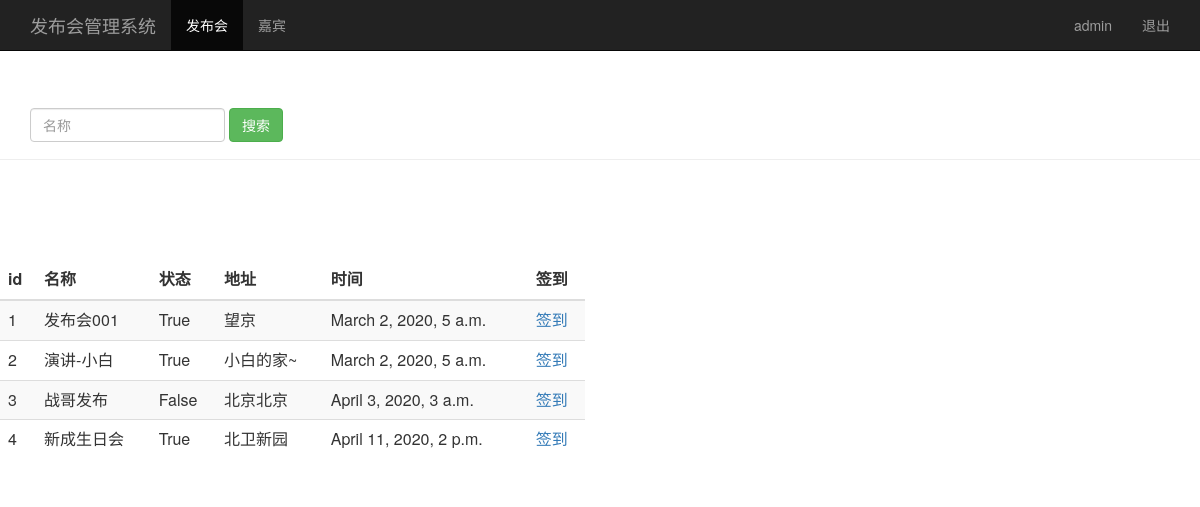
The page /event_manage/ (signed in) on the database its author committed.
### sign/models.py (models this page shows, shortened)
class Event(models.Model):
    name = models.CharField(max_length=100) #发布会标题
    limit = models.IntegerField()  #参加人数
    status = models.BooleanField()  #状态
    address = models.CharField(max_length=200)
    start_time = models.DateTimeField('events time')  #发布会时间
    create_time = models.DateTimeField(auto_now=True)

### sign/views.py (the view)
# urls.py: url(r'^event_manage/$',views.event_manage),
@login_required
def event_manage(request):
    username = request.session.get('user','')
    event_list = Event.objects.all()
    return render(request,"event_manage.html",{"user":username,"events":event_list})

### sign/templates/event_manage.html (shortened to what this page needs)
<html lang="zh-CN">
<head>
    {% load bootstrap3 %}
    {% bootstrap_css %}
</head>
<body role="document">
    <nav class="navbar navbar-inverse navbar-fixed-top">
        <div class="container">
            <div class="navbar-header">
                <a class="navbar-brand" href="/event_manage/">发布会管理系统</a>
            </div>
            <div id="navbar" class="collapse navbar-collapse">
                <ul class="nav navbar-nav">
                    <li class="active"><a href="#">发布会</a></li>
                    <li><a href="/guest_manage/">嘉宾</a></li>
                </ul>
                <ul class="nav navbar-nav navbar-right">
                    <li><a href="#">{{user}}</a></li>
                    <li><a href="/logout/">退出</a></li>
                </ul>
            </div>
        </div>
    </nav>
    <div class="page-header" style="padding-top:60px">
        <div id="navba" class="navbar-collapse collapse">
            <form class="navbar-form" method="get" action="/search_name/">
                <div class="form-group">
                    <input name="name" type="text" placeholder="名称" class="form-control">
                </div>
                <button type="submit" class="btn btn-success">搜索</button>
            </form>
        </div>
    </div>
    <div class="row" style="padding-top:80px">
        <div class="col-md-6">
            <table class="table table-striped">
                <thead>
                    <tr>
                        <th>id</th><th>名称</th><th>状态</th><th>地址</th><th>时间</th><th>签到</th>
                    </tr>
                </thead>
                <tbody>
                    {% for event in events %}
                    <tr>
                        <td>{{event.id}}</td>
                        <td>{{event.name}}</td>
                        <td>{{event.status}}</td>
                        <td>{{event.address}}</td>
                        <td>{{event.start_time}}</td>
                        <td>
                            <a href="/sign_index/{{ event.id }}/" target="{{ event.id }}_blank">签到</a>
                        </td>
                    </tr>
                {% endfor %}
                </tbody>
            </table>
        </div>
    </div>
</body>
</html>

### rows shown on the page
Event: id "1", name "发布会001", status "True", address "望京", start_time "March 2, 2020, 5 a.m."
Event: id "2", name "演讲-小白", status "True", address "小白的家~", start_time "March 2, 2020, 5 a.m."
Event: id "3", name "战哥发布", status "False", address "北京北京", start_time "April 3, 2020, 3 a.m."
Event: id "4", name "新成生日会", status "True", address "北卫新园", start_time "April 11, 2020, 2 p.m."

### other values the page prints
{{ user }} "admin"
